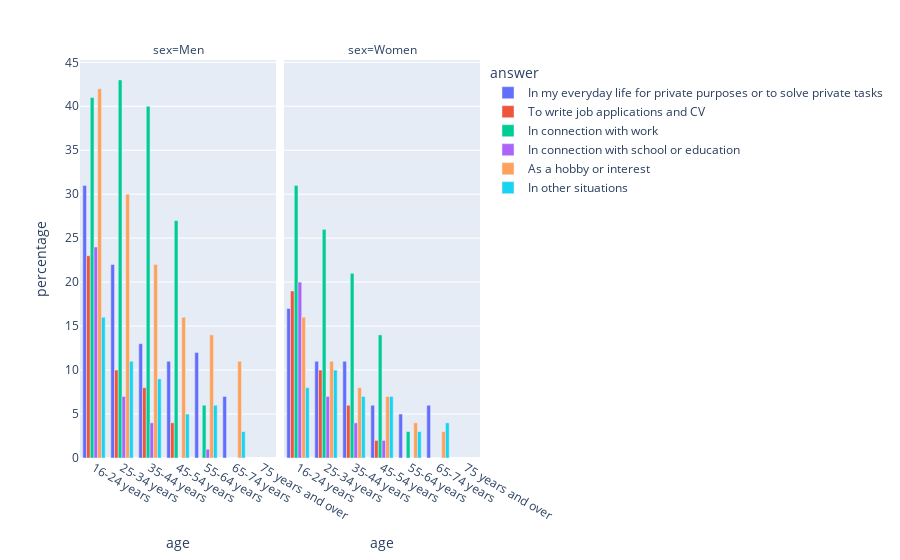

Notebook code cell kept with this figure:
### Code cell
fig = px.bar(
    full_df[full_df['source_file']=='KV2AI2'],
    x='age',           
    y='percentage',    
    color='answer',  
    barmode='group',   
    facet_col='sex'    
)

fig.show()

### Figure 1 — Plotly figure (JSON) as saved in the notebook; plotly's stock layout.template omitted (floating-point values rounded to 4 significant figures)
{"data": [{"alignmentgroup": "True", "hovertemplate": "answer=In my everyday life for private purposes or to solve private tasks<br>sex=Men<br>age=%{x}<br>percentage=%{y}<extra></extra>", "legendgroup": "In my everyday life for private purposes or to solve private tasks", "marker": {"color": "#636efa", "pattern": {"shape": ""}}, "name": "In my everyday life for private purposes or to solve private tasks", "offsetgroup": "In my everyday life for private purposes or to solve private tasks", "orientation": "v", "showlegend": true, "textposition": "auto", "type": "bar", "x": ["16-24 years", "25-34 years", "35-44 years", "45-54 years", "55-64 years", "65-74 years", "75 years and over"], "xaxis": "x", "y": [31.0, 22.0, 13.0, 11.0, 12.0, 7.0, NaN], "yaxis": "y"}, {"alignmentgroup": "True", "hovertemplate": "answer=In my everyday life for private purposes or to solve private tasks<br>sex=Women<br>age=%{x}<br>percentage=%{y}<extra></extra>", "legendgroup": "In my everyday life for private purposes or to solve private tasks", "marker": {"color": "#636efa", "pattern": {"shape": ""}}, "name": "In my everyday life for private purposes or to solve private tasks", "offsetgroup": "In my everyday life for private purposes or to solve private tasks", "orientation": "v", "showlegend": false, "textposition": "auto", "type": "bar", "x": ["16-24 years", "25-34 years", "35-44 years", "45-54 years", "55-64 years", "65-74 years", "75 years and over"], "xaxis": "x2", "y": [17.0, 11.0, 11.0, 6.0, 5.0, 6.0, NaN], "yaxis": "y2"}, {"alignmentgroup": "True", "hovertemplate": "answer=To write job applications and CV<br>sex=Men<br>age=%{x}<br>percentage=%{y}<extra></extra>", "legendgroup": "To write job applications and CV", "marker": {"color": "#EF553B", "pattern": {"shape": ""}}, "name": "To write job applications and CV", "offsetgroup": "To write job applications and CV", "orientation": "v", "showlegend": true, "textposition": "auto", "type": "bar", "x": ["16-24 years", "25-34 years", "35-44 years", "45-54 years", "55-64 years", "65-74 years", "75 years and over"], "xaxis": "x", "y": [23.0, 10.0, 8.0, 4.0, 0.0, 0.0, NaN], "yaxis": "y"}, {"alignmentgroup": "True", "hovertemplate": "answer=To write job applications and CV<br>sex=Women<br>age=%{x}<br>percentage=%{y}<extra></extra>", "legendgroup": "To write job applications and CV", "marker": {"color": "#EF553B", "pattern": {"shape": ""}}, "name": "To write job applications and CV", "offsetgroup": "To write job applications and CV", "orientation": "v", "showlegend": false, "textposition": "auto", "type": "bar", "x": ["16-24 years", "25-34 years", "35-44 years", "45-54 years", "55-64 years", "65-74 years", "75 years and over"], "xaxis": "x2", "y": [19.0, 10.0, 6.0, 2.0, 0.0, 0.0, NaN], "yaxis": "y2"}, {"alignmentgroup": "True", "hovertemplate": "answer=In connection with work<br>sex=Men<br>age=%{x}<br>percentage=%{y}<extra></extra>", "legendgroup": "In connection with work", "marker": {"color": "#00cc96", "pattern": {"shape": ""}}, "name": "In connection with work", "offsetgroup": "In connection with work", "orientation": "v", "showlegend": true, "textposition": "auto", "type": "bar", "x": ["16-24 years", "25-34 years", "35-44 years", "45-54 years", "55-64 years", "65-74 years", "75 years and over"], "xaxis": "x", "y": [41.0, 43.0, 40.0, 27.0, 6.0, 0.0, NaN], "yaxis": "y"}, {"alignmentgroup": "True", "hovertemplate": "answer=In connection with work<br>sex=Women<br>age=%{x}<br>percentage=%{y}<extra></extra>", "legendgroup": "In connection with work", "marker": {"color": "#00cc96", "pattern": {"shape": ""}}, "name": "In connection with work", "offsetgroup": "In connection with work", "orientation": "v", "showlegend": false, "textposition": "auto", "type": "bar", "x": ["16-24 years", "25-34 years", "35-44 years", "45-54 years", "55-64 years", "65-74 years", "75 years and over"], "xaxis": "x2", "y": [31.0, 26.0, 21.0, 14.0, 3.0, 0.0, NaN], "yaxis": "y2"}, {"alignmentgroup": "True", "hovertemplate": "answer=In connection with school or education<br>sex=Men<br>age=%{x}<br>percentage=%{y}<extra></extra>", "legendgroup": "In connection with school or education", "marker": {"color": "#ab63fa", "pattern": {"shape": ""}}, "name": "In connection with school or education", "offsetgroup": "In connection with school or education", "orientation": "v", "showlegend": true, "textposition": "auto", "type": "bar", "x": ["16-24 years", "25-34 years", "35-44 years", "45-54 years", "55-64 years", "65-74 years", "75 years and over"], "xaxis": "x", "y": [24.0, 7.0, 4.0, 0.0, 1.0, 0.0, NaN], "yaxis": "y"}, {"alignmentgroup": "True", "hovertemplate": "answer=In connection with school or education<br>sex=Women<br>age=%{x}<br>percentage=%{y}<extra></extra>", "legendgroup": "In connection with school or education", "marker": {"color": "#ab63fa", "pattern": {"shape": ""}}, "name": "In connection with school or education", "offsetgroup": "In connection with school or education", "orientation": "v", "showlegend": false, "textposition": "auto", "type": "bar", "x": ["16-24 years", "25-34 years", "35-44 years", "45-54 years", "55-64 years", "65-74 years", "75 years and over"], "xaxis": "x2", "y": [20.0, 7.0, 4.0, 2.0, 0.0, 0.0, NaN], "yaxis": "y2"}, {"alignmentgroup": "True", "hovertemplate": "answer=As a hobby or interest<br>sex=Men<br>age=%{x}<br>percentage=%{y}<extra></extra>", "legendgroup": "As a hobby or interest", "marker": {"color": "#FFA15A", "pattern": {"shape": ""}}, "name": "As a hobby or interest", "offsetgroup": "As a hobby or interest", "orientation": "v", "showlegend": true, "textposition": "auto", "type": "bar", "x": ["16-24 years", "25-34 years", "35-44 years", "45-54 years", "55-64 years", "65-74 years", "75 years and over"], "xaxis": "x", "y": [42.0, 30.0, 22.0, 16.0, 14.0, 11.0, NaN], "yaxis": "y"}, {"alignmentgroup": "True", "hovertemplate": "answer=As a hobby or interest<br>sex=Women<br>age=%{x}<br>percentage=%{y}<extra></extra>", "legendgroup": "As a hobby or interest", "marker": {"color": "#FFA15A", "pattern": {"shape": ""}}, "name": "As a hobby or interest", "offsetgroup": "As a hobby or interest", "orientation": "v", "showlegend": false, "textposition": "auto", "type": "bar", "x": ["16-24 years", "25-34 years", "35-44 years", "45-54 years", "55-64 years", "65-74 years", "75 years and over"], "xaxis": "x2", "y": [16.0, 11.0, 8.0, 7.0, 4.0, 3.0, NaN], "yaxis": "y2"}, {"alignmentgroup": "True", "hovertemplate": "answer=In other situations<br>sex=Men<br>age=%{x}<br>percentage=%{y}<extra></extra>", "legendgroup": "In other situations", "marker": {"color": "#19d3f3", "pattern": {"shape": ""}}, "name": "In other situations", "offsetgroup": "In other situations", "orientation": "v", "showlegend": true, "textposition": "auto", "type": "bar", "x": ["16-24 years", "25-34 years", "35-44 years", "45-54 years", "55-64 years", "65-74 years", "75 years and over"], "xaxis": "x", "y": [16.0, 11.0, 9.0, 5.0, 6.0, 3.0, NaN], "yaxis": "y"}, {"alignmentgroup": "True", "hovertemplate": "answer=In other situations<br>sex=Women<br>age=%{x}<br>percentage=%{y}<extra></extra>", "legendgroup": "In other situations", "marker": {"color": "#19d3f3", "pattern": {"shape": ""}}, "name": "In other situations", "offsetgroup": "In other situations", "orientation": "v", "showlegend": false, "textposition": "auto", "type": "bar", "x": ["16-24 years", "25-34 years", "35-44 years", "45-54 years", "55-64 years", "65-74 years", "75 years and over"], "xaxis": "x2", "y": [8.0, 10.0, 7.0, 7.0, 3.0, 4.0, NaN], "yaxis": "y2"}], "layout": {"annotations": [{"font": {}, "showarrow": false, "text": "sex=Men", "x": 0.245, "xanchor": "center", "xref": "paper", "y": 1, "yanchor": "bottom", "yref": "paper"}, {"font": {}, "showarrow": false, "text": "sex=Women", "x": 0.755, "xanchor": "center", "xref": "paper", "y": 1, "yanchor": "bottom", "yref": "paper"}], "barmode": "group", "legend": {"title": {"text": "answer"}, "tracegroupgap": 0}, "margin": {"t": 60}, "xaxis": {"anchor": "y", "domain": [0, 0.49], "title": {"text": "age"}}, "xaxis2": {"anchor": "y2", "domain": [0.51, 1], "matches": "x", "title": {"text": "age"}}, "yaxis": {"anchor": "x", "domain": [0, 1], "title": {"text": "percentage"}}, "yaxis2": {"anchor": "x2", "domain": [0, 1], "matches": "y", "showticklabels": false}}}
